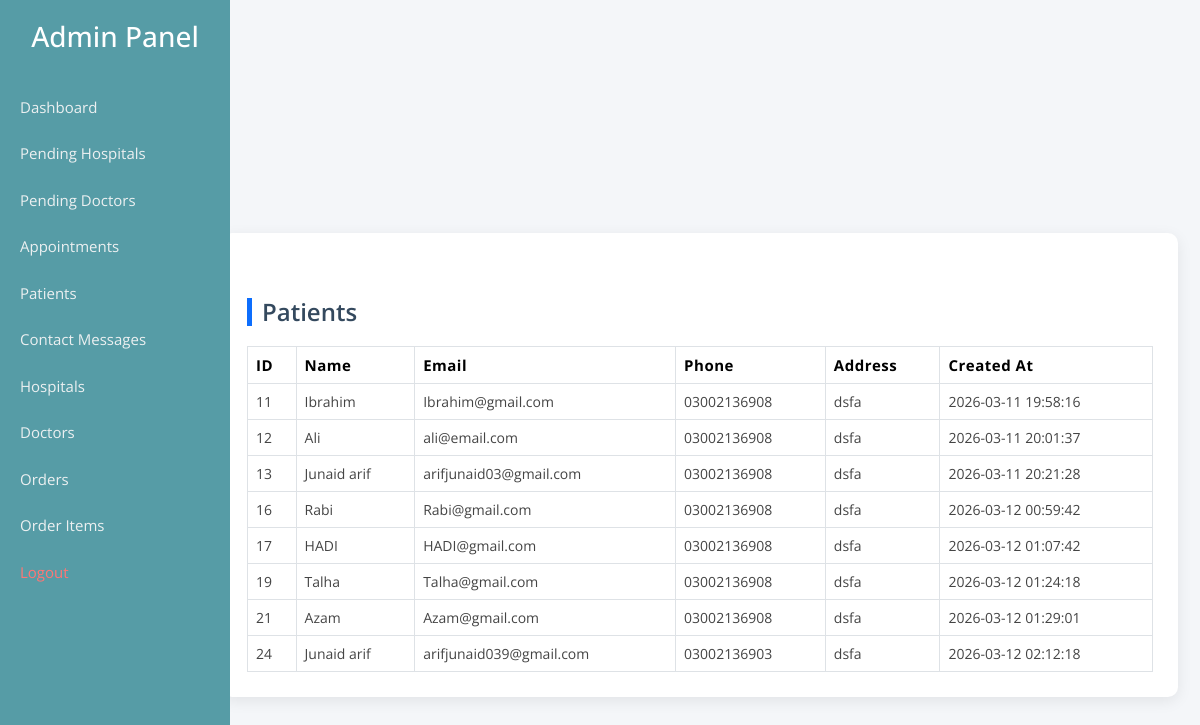
The app's page /default/patient_admin.php, older data.
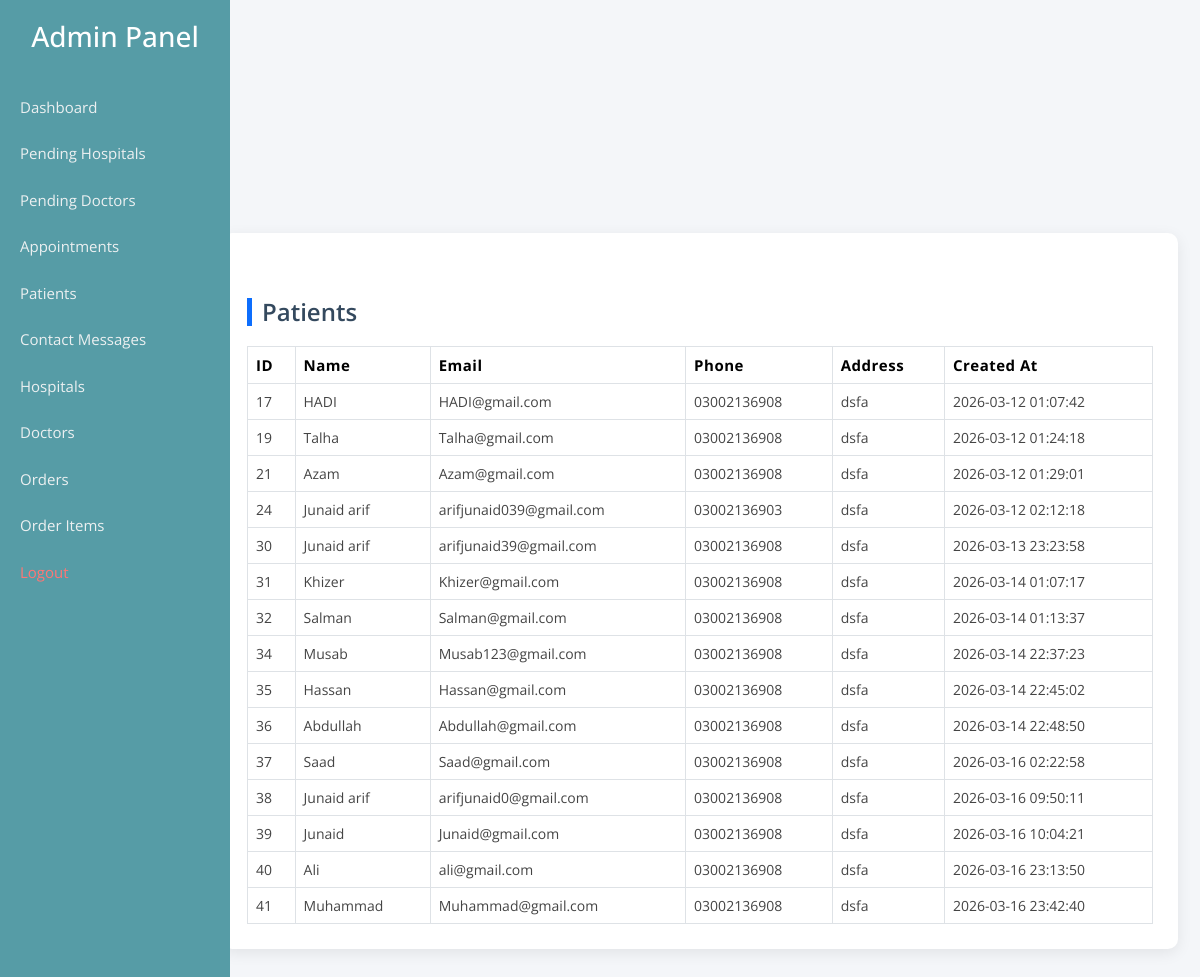
The same page, newer data.
### tables this page shows
CREATE TABLE IF NOT EXISTS `patients` (
  `id` int NOT NULL AUTO_INCREMENT,
  `full_name` varchar(100) NOT NULL,
  `email` varchar(100) DEFAULT NULL,
  `phone` varchar(20) DEFAULT NULL,
  `password` varchar(255) NOT NULL,
  `hospital_id` int DEFAULT NULL,
  `address` text,
  `created_at` timestamp NULL DEFAULT CURRENT_TIMESTAMP,
  `photo` varchar(255) DEFAULT NULL,
  PRIMARY KEY (`id`),
  KEY `fk_patients_hospital` (`hospital_id`)
);

### default/patient_admin.php (the view, shortened to what this page needs)
<?php
require 'admin_sidebar.php';
?>
        <link rel="stylesheet" href="assets/css/bootstrap.min.css">
        <link rel="stylesheet" href="assets/css/animate.min.css">
        <link rel="stylesheet" href="assets/css/owl.carousel.min.css">
        <link rel="stylesheet" href="assets/css/flaticon.css">
        <link rel="stylesheet" href="assets/css/magnific-popup.min.css">
        <link rel="stylesheet" href="assets/css/meanmenu.min.css">
        <link rel="stylesheet" href="assets/css/boxicons.min.css">
        <link rel="stylesheet" href="assets/css/nice-select.min.css">
        <link rel="stylesheet" href="assets/css/slick.min.css">
        <link rel="stylesheet" href="assets/css/odometer.min.css">
        <link rel="stylesheet" href="assets/css/datatables.min.css">
        <link rel="stylesheet" href="assets/css/style.css">
        <link rel="stylesheet" href="assets/css/responsive.css">
<div class="container">
<div class="dashboard-card">
<h2>Patients</h2>
<?php
$patients = mysqli_query($conn,"SELECT * FROM patients ORDER BY created_at ASC");
?>
<table class="table table-bordered table-hover">
    <thead>
<tr>
<th>ID</th>
<th>Name</th>
<th>Email</th>
<th>Phone</th>
<th>Address</th>
<th>Created At</th>
</tr>
</thead>
<tbody>
<?php
if(mysqli_num_rows($patients) > 0){
    while($row = mysqli_fetch_assoc($patients)){
    ?>
    <tr>
    <td><?= htmlspecialchars($row['id'] ?? '') ?></td>
    <td><?= htmlspecialchars($row['full_name'] ?? '') ?></td>
    <td><?= htmlspecialchars($row['email'] ?? '') ?></td>
    <td><?= htmlspecialchars($row['phone'] ?? '') ?></td>
    <td><?= htmlspecialchars($row['address'] ?? '') ?></td>
    <td><?= htmlspecialchars($row['created_at'] ?? '') ?></td>
    </tr>
    <?php
    }
}else{
    echo "<tr><td colspan='7' class'text-center'>No Patients Found</td></tr>";
}
?>
</tbody>
</table>
</div>
<br>
</div>

Row changes from the older to the newer data that the page shows:
removed patients: id "11", full_name "Ibrahim", email "Ibrahim@gmail.com", phone "03002136908", address "dsfa", created_at "2026-03-11 19:58:16"
removed patients: id "12", full_name "Ali", email "ali@email.com", phone "03002136908", address "dsfa", created_at "2026-03-11 20:01:37"
removed patients: id "13", full_name "Junaid arif", email "arifjunaid03@gmail.com", phone "03002136908", address "dsfa", created_at "2026-03-11 20:21:28"
removed patients: id "16", full_name "Rabi", email "Rabi@gmail.com", phone "03002136908", address "dsfa", created_at "2026-03-12 00:59:42"
added patients: id "30", full_name "Junaid arif", email "arifjunaid39@gmail.com", phone "03002136908", address "dsfa", created_at "2026-03-13 23:23:58"
added patients: id "31", full_name "Khizer", email "Khizer@gmail.com", phone "03002136908", address "dsfa", created_at "2026-03-14 01:07:17"
added patients: id "32", full_name "Salman", email "Salman@gmail.com", phone "03002136908", address "dsfa", created_at "2026-03-14 01:13:37"
added patients: id "34", full_name "Musab", email "Musab123@gmail.com", phone "03002136908", address "dsfa", created_at "2026-03-14 22:37:23"
added patients: id "35", full_name "Hassan", email "Hassan@gmail.com", phone "03002136908", address "dsfa", created_at "2026-03-14 22:45:02"
added patients: id "36", full_name "Abdullah", email "Abdullah@gmail.com", phone "03002136908", address "dsfa", created_at "2026-03-14 22:48:50"
added patients: id "37", full_name "Saad", email "Saad@gmail.com", phone "03002136908", address "dsfa", created_at "2026-03-16 02:22:58"
added patients: id "38", full_name "Junaid arif", email "arifjunaid0@gmail.com", phone "03002136908", address "dsfa", created_at "2026-03-16 09:50:11"
added patients: id "39", full_name "Junaid", email "Junaid@gmail.com", phone "03002136908", address "dsfa", created_at "2026-03-16 10:04:21"
added patients: id "40", full_name "Ali", email "ali@gmail.com", phone "03002136908", address "dsfa", created_at "2026-03-16 23:13:50"
added patients: id "41", full_name "Muhammad", email "Muhammad@gmail.com", phone "03002136908", address "dsfa", created_at "2026-03-16 23:42:40"
